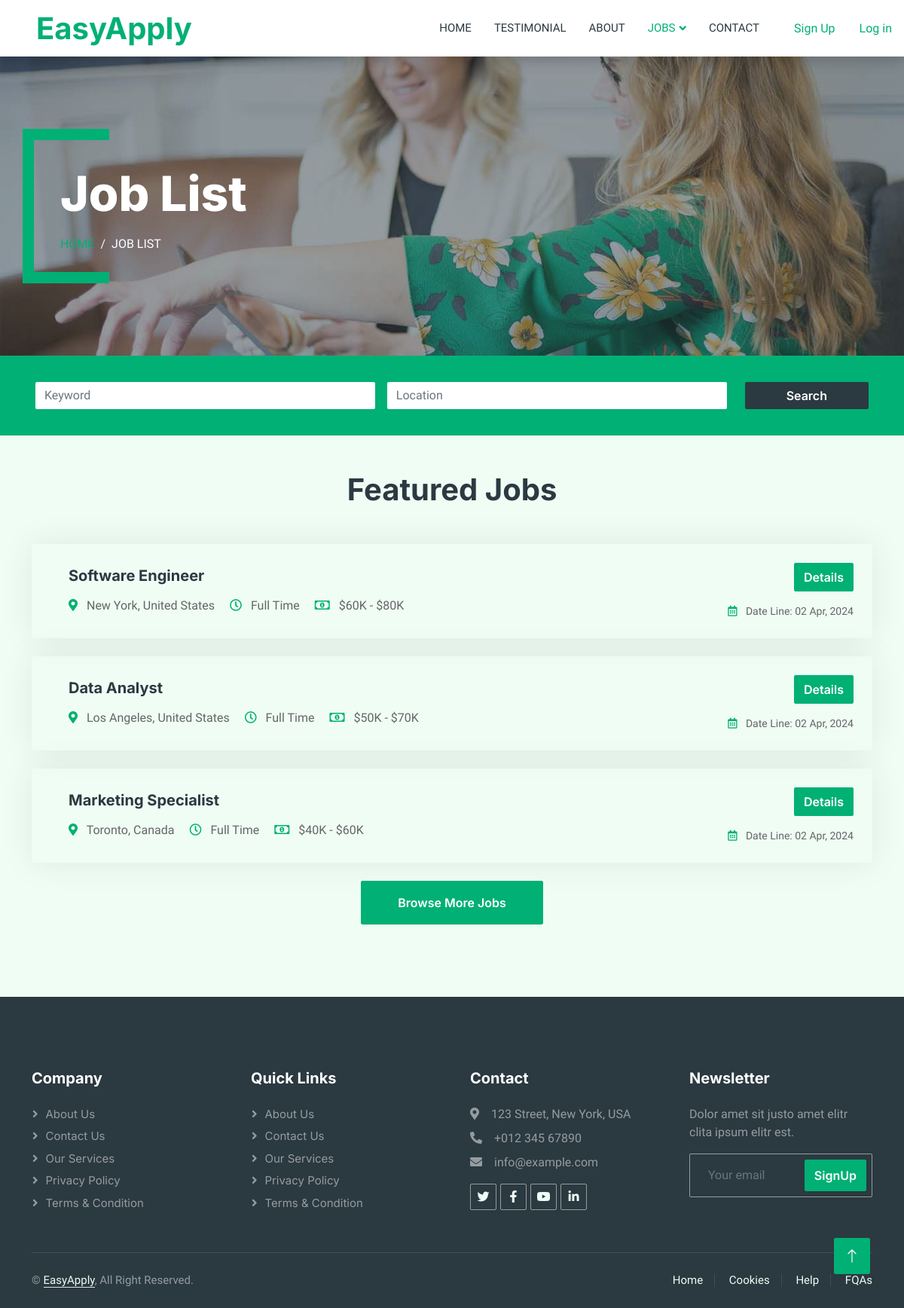
Page /jobs on the committed database.
### tables this page shows
CREATE TABLE jobs (
    id BIGINT UNSIGNED AUTO_INCREMENT PRIMARY KEY,
    org_id BIGINT UNSIGNED,
    title VARCHAR(100) NOT NULL,
    description TEXT,
    open_vacancies SMALLINT,
    hired SMALLINT,
    applied SMALLINT,
    job_status ENUM('Closed', 'Open'),
    level ENUM('Entry Level', 'Junior', 'Mid Level' , 'Senior', 'Lead'),
    exp_years TINYINT,
    city_id BIGINT UNSIGNED,
    location_type ENUM('Remote', 'Hybrid' , 'Onsite'),
    salary_max DECIMAL(10, 2),
    salary_min DECIMAL(10, 2),
    gender ENUM('Male', 'Female', 'Any'),
    emp_type ENUM('Part Time', 'Full Time'),
    category_id BIGINT UNSIGNED,
    requirements TEXT,
    created_at TIMESTAMP DEFAULT now(),
    updated_at TIMESTAMP DEFAULT now() on update now(),
    expiry_date TIMESTAMP AS (DATE_ADD(created_at,INTERVAL 5 MONTH)),
    FOREIGN KEY (org_id) REFERENCES organizations(id) ON DELETE CASCADE ON UPDATE CASCADE,
    FOREIGN KEY (city_id) REFERENCES cities(id) ON DELETE SET NULL ON UPDATE CASCADE,
    FOREIGN KEY (category_id) REFERENCES categories(id) ON DELETE CASCADE ON UPDATE CASCADE
);

CREATE TABLE cities (
    id BIGINT UNSIGNED AUTO_INCREMENT PRIMARY KEY,
    name VARCHAR(100) NOT NULL,
    country_id BIGINT UNSIGNED,
    created_at TIMESTAMP DEFAULT now(),
    updated_at TIMESTAMP DEFAULT now() on update now(),
    FOREIGN KEY (country_id) REFERENCES countries(id) ON DELETE SET NULL ON UPDATE CASCADE
);

CREATE TABLE countries (
    id BIGINT UNSIGNED AUTO_INCREMENT PRIMARY KEY,
    name VARCHAR(100) NOT NULL,
    created_at TIMESTAMP DEFAULT now(),
    updated_at TIMESTAMP DEFAULT now() on update now()
);

### App/Controllers/JobController.php (called while the page is built, shortened)
<?php
class JobController
{
    protected $db;
    public function __construct()
    {
        $config = require basePath('config/db.php');
        $this->db = new Database($config);
    }
    public function index()
    {
        $q = 'select j.*, c.name as city_name, ct.name as country_name from jobs j join cities c on j.city_id = c.id join countries ct on c.country_id = ct.id';
        $jobs = $this->db->query($q)->fetchAll(PDO::FETCH_ASSOC);
        view('jobs/index', [
            'jobs' => $jobs,
        ]);
    }
}

### public/index.php (called while the page is built, shortened)
<?php
require '../helpers.php';
$router = new Router();
$uri = parse_url($_SERVER['REQUEST_URI'], PHP_URL_PATH);
$router->route($uri);

### config/db.php (called while the page is built)
<?php
return [
    'host' => 'localhost',
    'port' => 3306,
    'dbname' => 'easy_apply',
    'username' => 'root',
    'password' => 'root',
];

### Framework/Database.php (called while the page is built, shortened)
<?php
class Database
{
    public $connection;
    public function __construct($config)
    {
        $dsn = "mysql:host={$config['host']};port={$config['port']};dbname={$config['dbname']}";
        try {
            $this->connection = new PDO($dsn, $config["username"], $config["password"]);
        } catch (PDOException $error) {
            throw new Exception("Database connetion failed: {$error->getMessage()}");
        }
    }
    public function query($query, $params = [])
    {
        try {
            $stmt = $this->connection->prepare($query);
            $stmt->execute($params);
            return $stmt;
        } catch (PDOException $error) {
            throw new Exception("Query failed to execute: {$error->getMessage()}");
        }
    }
}

### App/views/jobs/index.view.php (the view, shortened to what this page needs)
<div class="container-fluid py-5 bg-dark page-header">
    <div class="container my-5 pt-5 pb-4">
        <h1 class="display-3 text-white mb-3 animated slideInDown">Job List</h1>
        <nav aria-label="breadcrumb">
            <ol class="breadcrumb text-uppercase">
                <li class="breadcrumb-item"><a href="/">Home</a></li>
                <li class="breadcrumb-item text-white active" aria-current="page">Job List</li>
            </ol>
        </nav>
    </div>
</div>
<div class="container-fluid pb-5">
    <div class="container">
        <h1 class="text-center mb-5 wow fadeInUp" data-wow-delay="0.1s">Featured Jobs</h1>
        <div class="text-center wow fadeInUp" data-wow-delay="0.3s">
            <?php foreach ($jobs as $job): ?>
                <div class="job-item p-4 mb-4">
                    <div class="row g-4">
                        <div class="col-sm-12 col-md-8 d-flex align-items-center">
                            <div class="text-start ps-4">
                                <h5 class="mb-3">
                                    <?= $job['title'] ?>
                                </h5>
                                <span class="text-truncate me-3"><i class="fa fa-map-marker-alt text-primary me-2"></i>
                                    <?= "{$job['city_name']}, {$job['country_name']}" ?>
                                </span>
                                <span class="text-truncate me-3"><i class="far fa-clock text-primary me-2"></i>
                                    <?= $job['emp_type'] ?>
                                </span>
                                <?php if ($job['salary_min']): ?>
                                    <span class="text-truncate me-0"><i class="far fa-money-bill-alt text-primary me-2"></i>
                                        <?= '$' . formatSalary($job['salary_min']) ?>
                                        -
                                        <?= '$' . formatSalary($job['salary_max']) ?>
                                    </span>
                                <?php endif; ?>
                            </div>
                        </div>
                        <div
                            class="col-sm-12 col-md-4 d-flex flex-column align-items-start align-items-md-end justify-content-center">
                            <div class="d-flex mb-3">
                                <a class="btn btn-primary" href="/jobs/show?id=<?= $job['id'] ?>">Details</a>
                            </div>
                            <small class="text-truncate"><i class="far fa-calendar-alt text-primary me-2"></i>
                                Date Line:
                                <?= date('d M, Y', strtotime($jobs[0]['created_at'])) ?>
                            </small>
                        </div>
                    </div>
                </div>
            <?php endforeach; ?>
            <a class="btn btn-primary py-3 px-5" href="">Browse More Jobs</a>
        </div>
    </div>
</div>

### Framework/Router.php (shortened to what this page needs)
<?php
class Router
{
    protected $routes = [];
    public function registerRoute($method, $uri, $action)
    {
        list($controller, $controllerMethod) = explode('@', $action);
        $this->routes[] = [
            'method' => $method,
            'uri' => $uri,
            'controller' => $controller,
            'controllerMethod' => $controllerMethod,
        ];
    }
    public function route($uri)
    {
        $requestMethod = $_SERVER['REQUEST_METHOD'];
        foreach ($this->routes as $route) {
            if ($route['uri'] === $uri && $route['method'] === $requestMethod) {
                $controllerMethod = $route['controllerMethod'];
                $controllerInstance = new $controller();
                $controllerInstance->$controllerMethod();
                return;
            }
        }
    }
}

### rows in the picture
jobs: title "Software Engineer", city.name "New York", countries.name "United States", emp_type "Full Time", salary_min "60K", salary_max "80K", created_at "02 Apr, 2024"
jobs: title "Data Analyst", city.name "Los Angeles", countries.name "United States", emp_type "Full Time", salary_min "50K", salary_max "70K"
jobs: title "Marketing Specialist", city.name "Toronto", countries.name "Canada", emp_type "Full Time", salary_min "40K", salary_max "60K"
